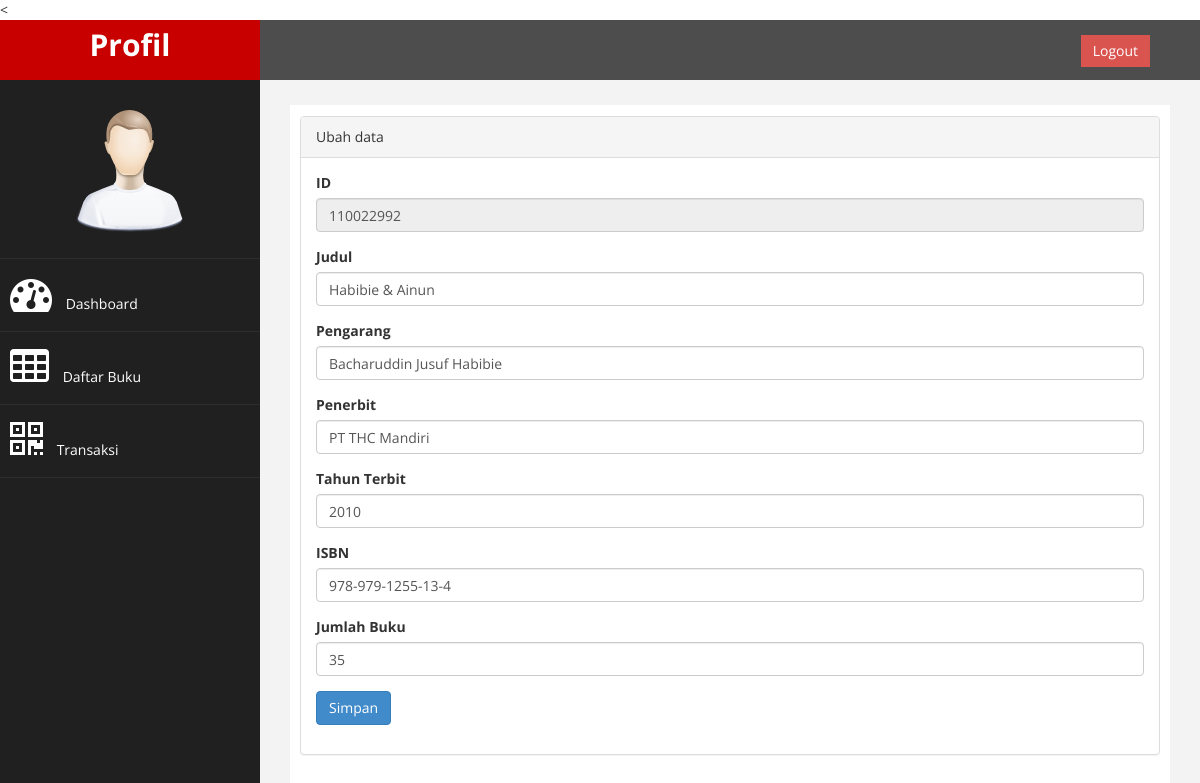
/?page=buku&aksi=edit&id=110022992, run on the app's committed database.
### tables this page shows
CREATE TABLE `tb_buku` (
  `id` int(10) NOT NULL,
  `judul` varchar(100) NOT NULL,
  `pengarang` varchar(100) NOT NULL,
  `penerbit` varchar(100) NOT NULL,
  `tahun_terbit` varchar(5) NOT NULL,
  `isbn` varchar(25) NOT NULL,
  `jumlah_buku` int(5) NOT NULL,
  `tgl_input` date NOT NULL
);

### page/buku/edit.php (the view, shortened to what this page needs)
	<?php
    $id        = $_GET['id'];
    $sql        = mysqli_query($koneksi, "select *from tb_buku where id='$id'") or die(mysqli_error());
    $data       = mysqli_fetch_array($sql);
?>
    <div class="panel panel-default">
    <div class="panel-heading">
    	Ubah data
    </div>
	<div class="panel-body">
                            <div class="row">
                                <div class="col-md-12">
                                    <form method="POST">
                                        <div class="form-group">
                                            <label>ID</label>
                                            <input type="text" class="form-control" name="id" value="<?php echo $data['id'];?>" readonly />
                                        </div>
                                        <div class="form-group">
                                            <label>Judul</label>
                                            <input class="form-control" name="judul" value="<?php echo $data['judul'];?>" />
                                        </div>
                                        <div class="form-group">
                                            <label>Pengarang</label>
                                            <input class="form-control" name="pengarang" value="<?php echo $data['pengarang'];?>" />
                                        </div>
                                        <div class="form-group">
                                            <label>Penerbit</label>
                                            <input class="form-control" name="penerbit" value="<?php echo $data['penerbit'];?>" />
                                        </div>
                                        <div class="form-group">
                                            <label>Tahun Terbit</label>
                                            <input type="text" class="form-control" name="tahun_terbit" id="tahun_terbit" axlength="4" value="<?php echo $data['tahun_terbit'];?>" onkeypress="return hanyaAngka(event)">
                                                <div class="col-sm-12">
    												</div>
                                        </div>
                                        <div class="form-group">
                                            <label>ISBN</label>
                                            <input class="form-control" name="isbn" value="<?php echo $data['isbn'];?>" />
                                        </div>
                                        <div class="form-group">
                                            <label>Jumlah Buku</label>
                                            <input class="form-control" name="jumlah_buku" value="<?php echo $data['jumlah_buku'];?> "/>
                                        </div>
                                        <div>
                                        <input type="submit" name="submit" value="Simpan" class="btn btn-primary">
                                     	</div>
                                </div>
                            </div>
                        </div>
                    </div>
                </div>

### assets/css/custom.css (style rules this page uses)
body { font-family: 'Open Sans', sans-serif; }

### data on the page
tb_buku: id "110022992", judul "Habibie & Ainun", pengarang "Bacharuddin Jusuf Habibie", penerbit "PT THC Mandiri", tahun_terbit "2010", isbn "978-979-1255-13-4", jumlah_buku "35"
